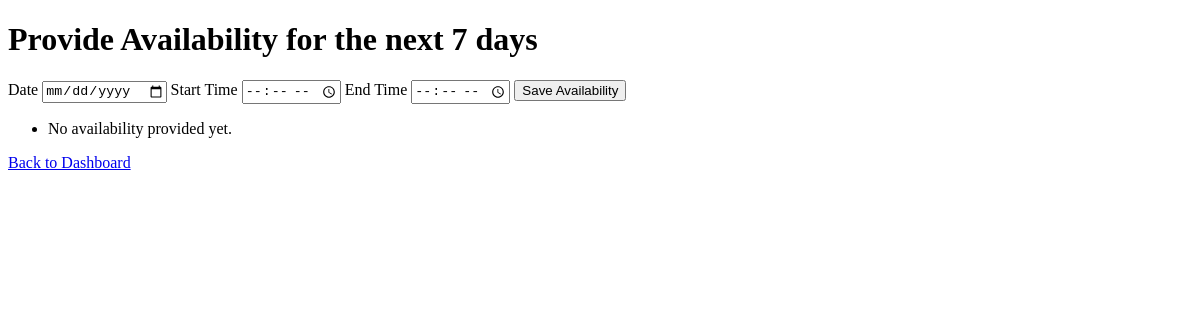
/doctor/availability (signed in), run on an earlier commit of the app's database.
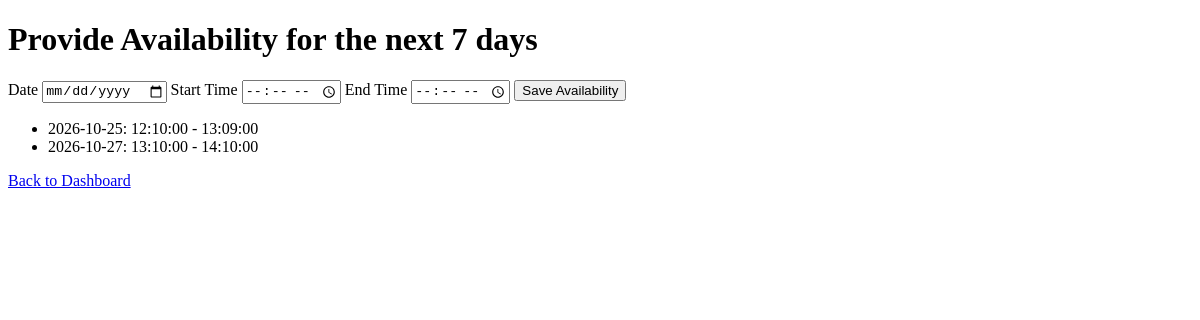
And on a later commit of the database.
### database.py (models this page shows)
class DoctorAvailability(db.Model):
    __tablename__ = "doctor_availability"
    id = db.Column(db.Integer, primary_key=True)
    doctor_id = db.Column(db.Integer, db.ForeignKey("doctor_profiles.id", ondelete="CASCADE"), nullable=False)
    available_date = db.Column(db.Date, nullable=False)
    start_time = db.Column(db.Time, nullable=False)
    end_time = db.Column(db.Time, nullable=False)
    doctor = db.relationship("DoctorProfile", back_populates="availability")

### app.py (the view, shortened to what this page needs)
@app.route("/doctor/availability", methods=["GET", "POST"])
@role_required("doctor")
def manage_availability():
    doctor = doctor_profile()
    return render_template("availability.html", availabilities=doctor.availability)

### app.py (called while the page is built)
def login_required(view):
    @wraps(view)
    def wrapped_view(*args,**kwargs):
        if current_user() is None:
            flash("please login to continue", "error")
            return redirect(url_for("login"))
        return view(*args, **kwargs)
    return wrapped_view

def role_required(role):
    def decorator(view):
        @wraps(view)
        @login_required
        def wraped_view(*args, **kwargs):
            if current_user().role != role:
                return "You are not authrized to access this page."
            return view(*args, **kwargs)
        return wraped_view
    return decorator

def current_user():
    user_id = session.get("user_id")
    if user_id is None:
        return None
    return User.query.get(user_id)

def doctor_profile():
    user = current_user()
    if user and user.role == "doctor":
        return DoctorProfile.query.filter_by(user_id=user.id).first()
    return None

### templates/availability.html (shortened to what this page needs)
<!DOCTYPE html>
<html lang="en">
<head>
</head>
<body>
    <h1> Provide Availability for the next 7 days</h1>
    <form method="post">
        <label>Date
            <input type="date" name="available_date" required>
        </label>
        <label>Start Time
            <input type="time" name="start_time" required>
        </label>
        <label>End Time
            <input type="time" name="end_time" required>
        </label>
        <button type="submit">Save Availability</button>
    </form>
    <ul>
        {% for availability in availabilities %}
            <li>{{ availability.available_date }}: {{ availability.start_time }} - {{ availability.end_time }}</li>
        {% else %}
            <li>No availability provided yet.</li>
        {% endfor %}
    </ul>
    <a href="{{ url_for('doctor_dashboard') }}">Back to Dashboard</a>
</body>
</html>

What changed in the data, as far as the page shows it:
added DoctorAvailability: available_date "2026-10-25", start_time "12:10:00", end_time "13:09:00"
added DoctorAvailability: available_date "2026-10-27", start_time "13:10:00", end_time "14:10:00"
Also different on the page:
text no longer shown: "No availability provided yet."
